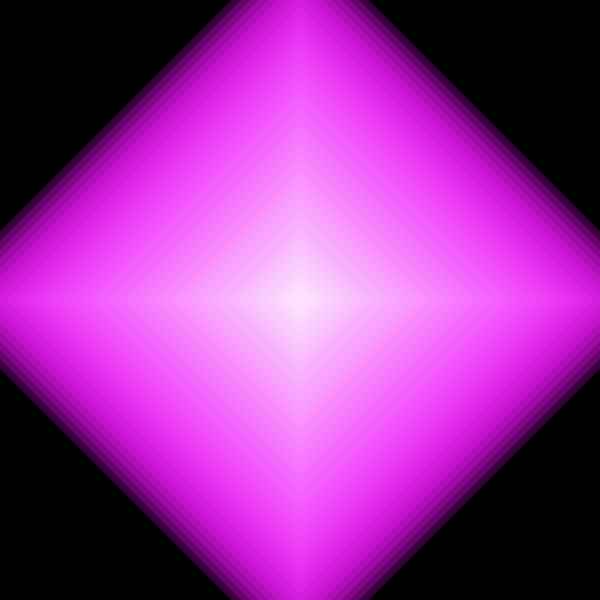
Frame 1 (no input)
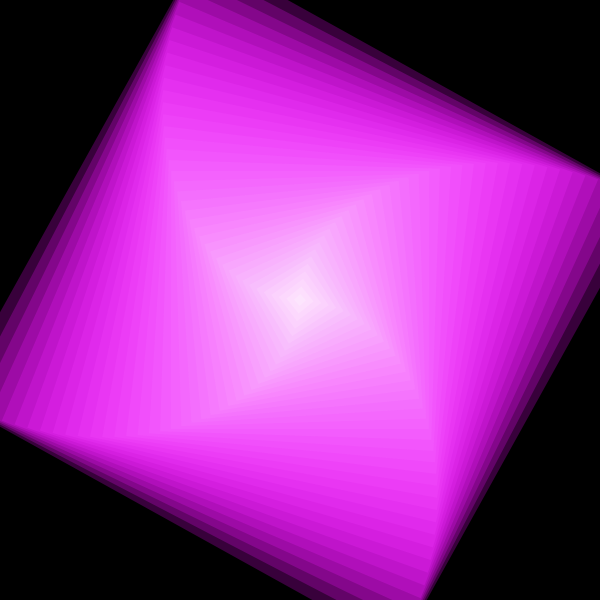
Frame 60 (the mouse pressed at the canvas centre just before this capture)
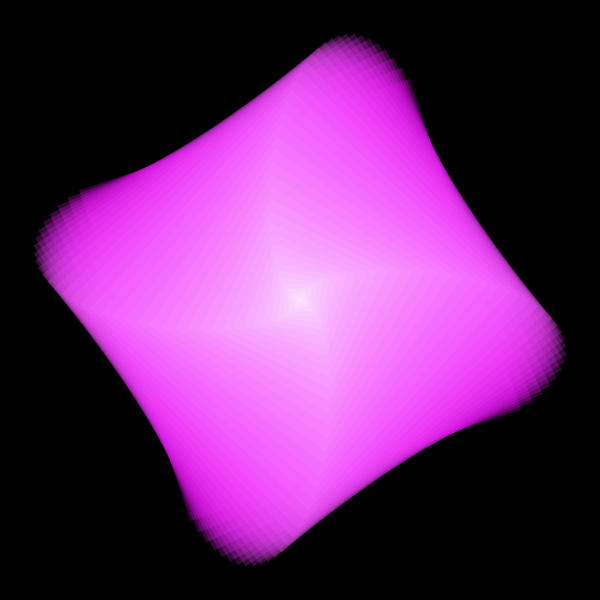
Frame 120 (the mouse held since frame 60 and released just before this capture)

The Processing sketch that drew these frames (run headless with seeded random() and noise(); from frame 60 on, the mouse is pressed at the canvas centre):

// Processing sketch: squares_with_alpha_channel
// ── squares_with_alpha_channel.pde
float angle = 0;
Square[] squares;

void setup(){
  size(600, 600);
  colorMode(HSB);
  squares = new Square[40];
  for(int i = 0; i < squares.length; i++){
    squares[i] = new Square(new PVector(0, 0), map(i, 0, squares.length-1, 0.1, 2.1), map(i, 0, squares.length + 5, 10, width));
  }
}

void draw(){
  background(#000000);
  translate(width/2, height/2);
  for(int i = squares.length-1; i >= 0; i--){
    squares[i].show(angle, i);
  }
  angle += 0.01;
}

// ── object.pde
class Square{
  PVector c;
  float side;
  float omega;
  PVector p1;
  PVector p2;
  PVector p3;
  PVector p4;
  float d;
  
  Square(PVector center, float angularvel, float sideLength){
    c = center;
    omega = angularvel;
    side = sideLength;
    d = (side / sqrt(2));
  }
  
  void show(float theta, int i){
    // claculating vertices co-ordinates
    float rot = this.omega * theta;
    float shift1 = cos(theta) * cos(rot) * this.d;
    float shift2 = cos(0) * sin(rot) * this.d;
    p1 = new PVector(c.x - shift1, c.y - shift2);
    p2 = new PVector(c.x + shift1, c.y + shift2);
    p3 = new PVector(c.x - shift2, c.y + shift1);
    p4 = new PVector(c.x + shift2, c.y - shift1);
    // drawing square
    //stroke(0);
    noStroke();
    //strokeWeight(2);
    //fill(map(this.side, 10, width*8/9, 50, 100), 255, 255, map(this.side, 10, width*8/9, 50, 60));
    fill(210, map(this.side, 10, width*8/9, 0, 255), 360, map(this.side, 10, width*8/9, 50, 60));
    beginShape();
    vertex(p1.x, p1.y);
    vertex(p3.x, p3.y);
    vertex(p2.x, p2.y);
    vertex(p4.x, p4.y);
    endShape(CLOSE); 
  }
  
  
}
